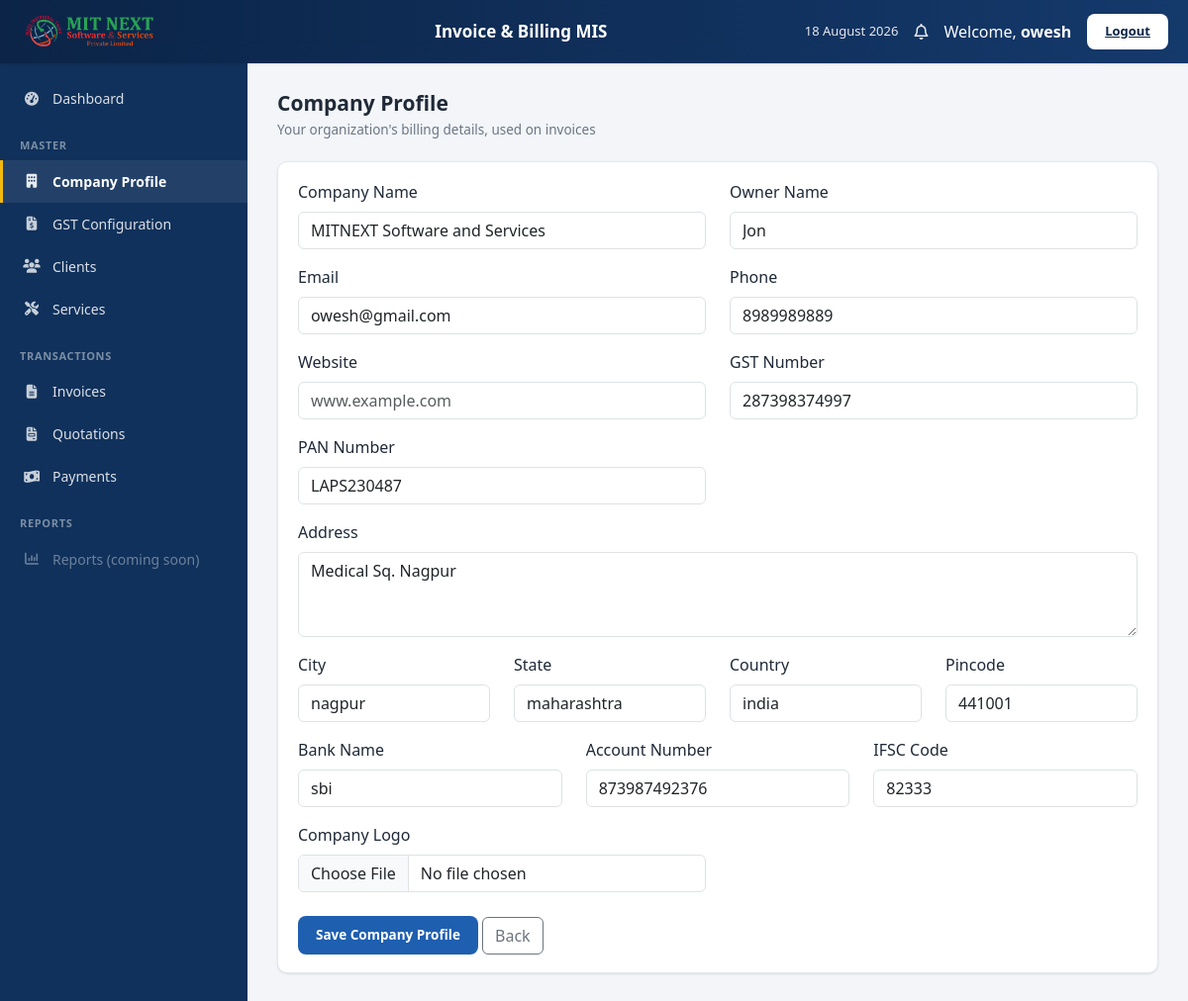
The app's page /master/company/1/ (signed in), older data.
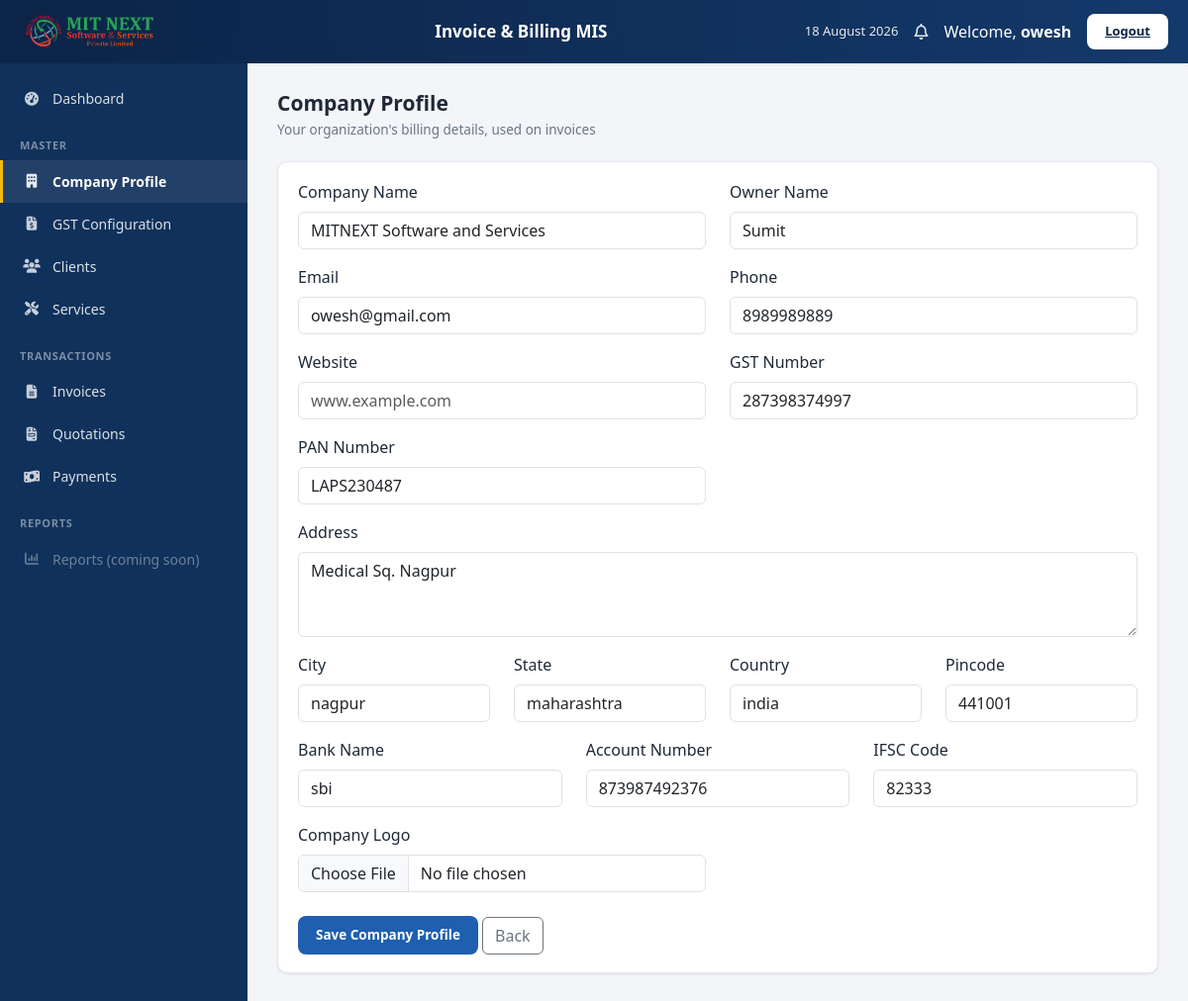
The same page, newer data.
### master/models.py (models this page shows, shortened)
class CompanyProfile(models.Model):
    company_name = models.CharField(max_length=150)
    owner_name = models.CharField(max_length=100)
    email = models.EmailField()
    phone = models.CharField(max_length=15)
    website = models.CharField(max_length=150, blank=True)
    gst_number = models.CharField(max_length=20)
    pan_number = models.CharField(max_length=20)
    address = models.TextField()
    city = models.CharField(max_length=50)
    state = models.CharField(max_length=50)
    country = models.CharField(max_length=50)
    pincode = models.CharField(max_length=10)
    bank_name = models.CharField(max_length=100)
    account_number = models.CharField(max_length=30)
    ifsc_code = models.CharField(max_length=20)
    company_logo = models.ImageField(upload_to="company_logo/", blank=True, null=True)
    created_at = models.DateTimeField(auto_now_add=True)
    updated_at = models.DateTimeField(auto_now=True)

### master/views.py (the view)
@login_required
def edit_company(request, pk):
    company = get_object_or_404(CompanyProfile, pk=pk)
    form = CompanyProfileForm(
        request.POST or None,
        request.FILES or None,
        instance=company
    )
    if form.is_valid():
        form.save()
        messages.success(request, "Company Updated.")
        return redirect("dashboard")
    return render(request,
                  "master/company_profile.html",
                  {"form": form})

### master/templates/master/company_profile.html (shortened to what this page needs)
{% extends "layout/app_shell.html" %}
{% block content %}
<div class="page-heading">
    <h2>Company Profile</h2>
    <p>Your organization's billing details, used on invoices</p>
</div>
<div class="shell-card">
    <div class="shell-card-body">
        <form method="POST" enctype="multipart/form-data">
            <div class="row">
                <div class="col-md-6 mb-3">
                    <label class="form-label">Company Name</label>
                    {{ form.company_name }}
                </div>
                <div class="col-md-6 mb-3">
                    <label class="form-label">Owner Name</label>
                    {{ form.owner_name }}
                </div>
                <div class="col-md-6 mb-3">
                    <label class="form-label">Email</label>
                    {{ form.email }}
                </div>
                <div class="col-md-6 mb-3">
                    <label class="form-label">Phone</label>
                    {{ form.phone }}
                </div>
                <div class="col-md-6 mb-3">
                    <label class="form-label">Website</label>
                    {{ form.website }}
                </div>
                <div class="col-md-6 mb-3">
                    <label class="form-label">GST Number</label>
                    {{ form.gst_number }}
                </div>
                <div class="col-md-6 mb-3">
                    <label class="form-label">PAN Number</label>
                    {{ form.pan_number }}
                </div>
                <div class="col-12 mb-3">
                    <label class="form-label">Address</label>
                    {{ form.address }}
                </div>
                <div class="col-md-3 mb-3">
                    <label class="form-label">City</label>
                    {{ form.city }}
                </div>
                <div class="col-md-3 mb-3">
                    <label class="form-label">State</label>
                    {{ form.state }}
                </div>
                <div class="col-md-3 mb-3">
                    <label class="form-label">Country</label>
                    {{ form.country }}
                </div>
                <div class="col-md-3 mb-3">
                    <label class="form-label">Pincode</label>
                    {{ form.pincode }}
                </div>
                <div class="col-md-4 mb-3">
                    <label class="form-label">Bank Name</label>
                    {{ form.bank_name }}
                </div>
                <div class="col-md-4 mb-3">
                    <label class="form-label">Account Number</label>
                    {{ form.account_number }}
                </div>
                <div class="col-md-4 mb-3">
                    <label class="form-label">IFSC Code</label>
                    {{ form.ifsc_code }}
                </div>
                <div class="col-md-6 mb-4">
                    <label class="form-label">Company Logo</label>
                    {{ form.company_logo }}
                </div>
            </div>
            <button class="btn-shell-primary">Save Company Profile</button>
            <a href="{% url 'dashboard' %}" class="btn btn-outline-secondary"
               hx-get="{% url 'dashboard' %}" hx-select="#main-content" hx-target="#main-content"
               hx-swap="outerHTML" hx-push-url="true">
                Back
            </a>
        </form>
    </div>
</div>
{% endblock %}

Row changes from the older to the newer data that the page shows:
changed CompanyProfile "MITNEXT Software and Services": owner_name "Jon" → "Sumit"
